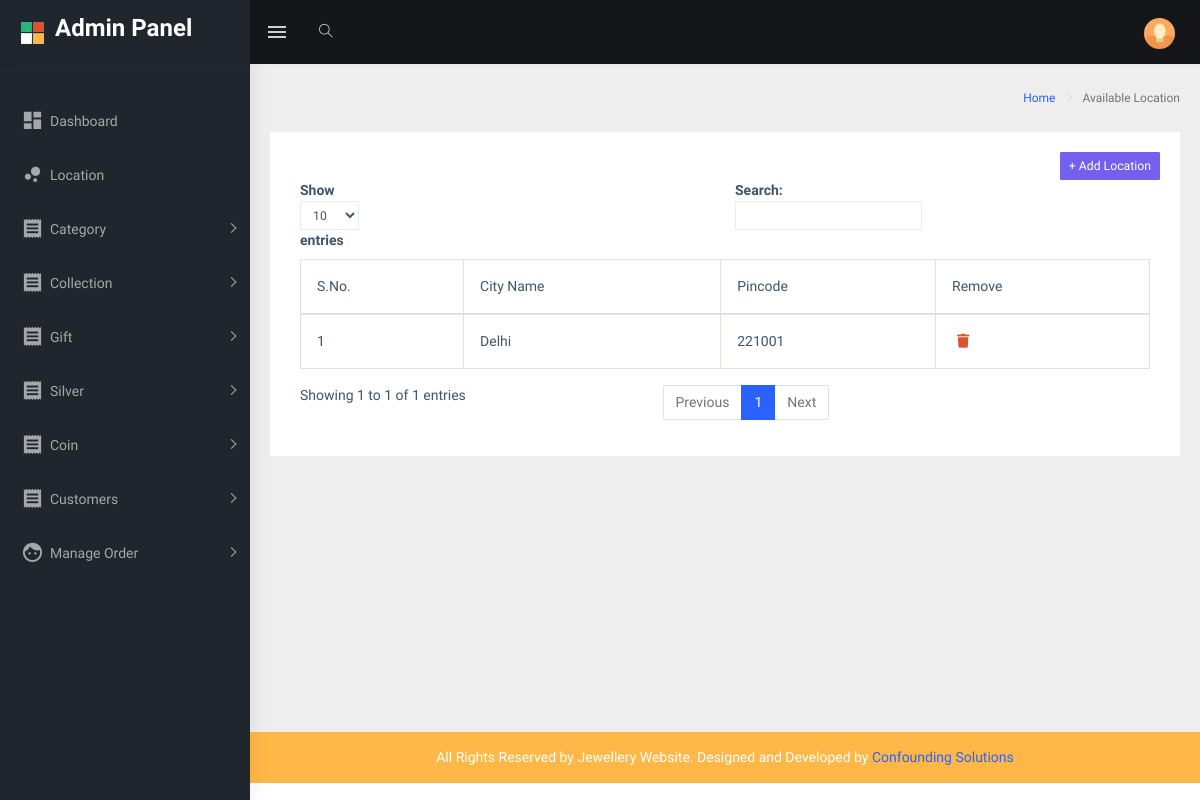
/index.php/admin/location, run on an earlier commit of the app's database.
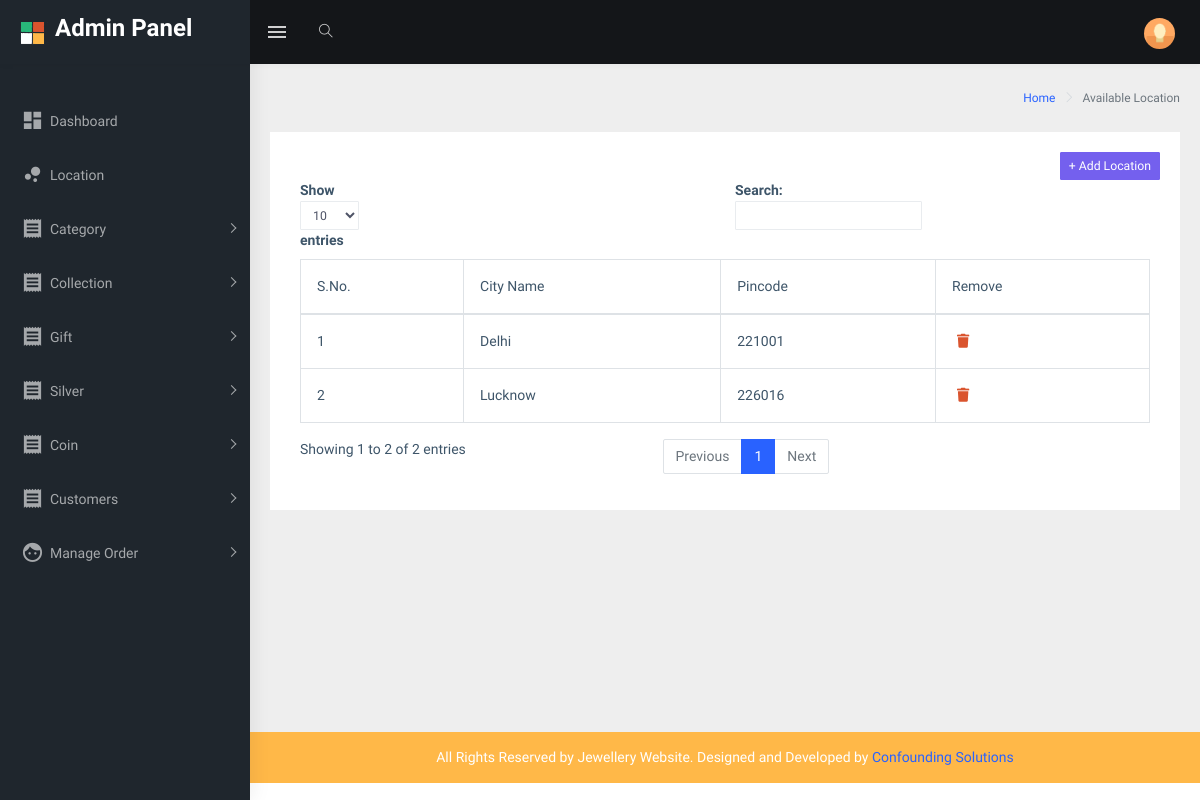
And on a later commit of the database.
### tables this page shows
CREATE TABLE `location` (
  `id` int(11) NOT NULL,
  `city_name` varchar(255) NOT NULL,
  `pincode` varchar(255) NOT NULL
);

### application/controllers/Admin.php (called while the page is built, shortened)
<?php
class Admin extends CI_Controller {
	public function __construct()
	{
		$this->load->model('Admin_model','model');
	}
	public function location()
	{
		$data['location']=$this->model->allLocation();
		$this->load->view('admin/header');
		$this->load->view('admin/sidebar');
		$this->load->view('admin/location',$data);
		$this->load->view('admin/footer');
	}
}

### index.php (called while the page is built, shortened)
<?php
require_once BASEPATH.'core/CodeIgniter.php';

### application/models/Admin_model.php (called while the page is built, shortened)
<?php
class Admin_model extends CI_model
{
	public function allLocation()
	{
		return $this->db->get('location')->result();
	}
}
?>

### application/views/admin/location.php (the view, shortened to what this page needs)
<div class="page-wrapper">
            <div class="page-breadcrumb">
                <div class="row">
                    <div class="col-12 d-flex no-block align-items-center">
                        <div class="ml-auto text-right">
                            <nav aria-label="breadcrumb">
                                <ol class="breadcrumb">
                                    <li class="breadcrumb-item"><a href="#">Home</a></li>
                                    <li class="breadcrumb-item active" aria-current="page">Available Location</li>
                                </ol>
                            </nav>
                        </div>
                    </div>
                </div>
            </div>
            <div class="container-fluid">
                <div class="row">
                    <div class="col-12">
                        <div class="card">
                            <div class="card-body">
                                        <button class="btn btn-primary btn-sm float-right" data-toggle="modal" data-target="#myModal">+ Add Location</button>
                                <div class="table-responsive">
                                    <table id="zero_config" class="table table-hover table-bordered">
                                        <thead>
                                            <tr>
                                                <th>S.No.</th>
                                                <th>City Name</th>
                                                <th>Pincode</th>
                                                <th>Remove</th>
                                            </tr>
                                        </thead>
                                        <tbody>
                                            <?php
                                            $i=1;
                                            foreach ($location as $key): ?>
                                              <tr>
                                                <td><?php echo $i; ?></td>
                                                <td><?php echo $key->city_name; ?></td>
                                                <td><?php echo $key->pincode; ?></td>
                                                 <td>
                                                    <a data-toggle="tooltip" data-placement="top" title="Remove" onclick="return confirm('Are you sure want to delete?');" href="<?php echo base_url('admin/delete_location/'.$key->id);?>"><i class="fa fa-trash m-r-5 m-l-5 text-danger"></i></a>
                                                </td>
                                            </tr>
                                            <?php $i++;endforeach ?>
                                        </tbody>
                                    </table>
                                </div>
                            </div>
                        </div>
                    </div>
                </div>
            </div>

What changed in the data, as far as the page shows it:
added location: city_name "Lucknow", pincode "226016"
Also different on the page:
text written by a page script: "Show entries Search: Showing 1 to 1 of 1 entries Previous 1 Next" → "Show entries Search: Showing 1 to 2 of 2 entries Previous 1 Next"
